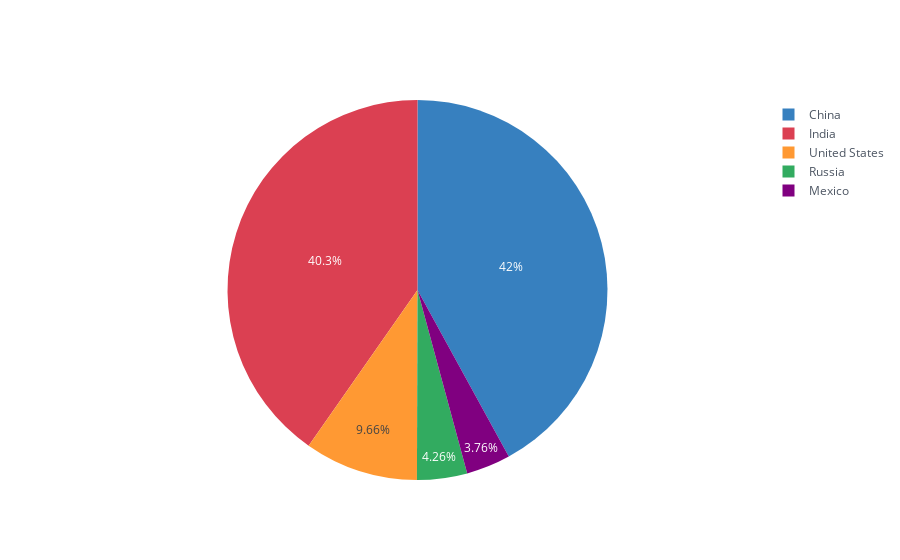

Notebook code for this chart:
### Markdown cell above
# Piechart

### Code cell
df_population_2020 = df_population_2020.reset_index()
df_population_2020 = df_population_2020.rename(columns={2020:'2020'})

df_population_2020.iplot(kind='pie', labels='country', values='2020')

### Figure 1 — Plotly figure (JSON) as saved in the notebook; plotly's stock layout.template omitted (floating-point values rounded to 4 significant figures)
{"data": [{"labels": ["United States", "China", "Russia", "Mexico", "India"], "marker": {"colors": ["rgba(255, 153, 51, 1.0)", "rgba(55, 128, 191, 1.0)", "rgba(50, 171, 96, 1.0)", "rgba(128, 0, 128, 1.0)", "rgba(219, 64, 82, 1.0)"]}, "name": "", "type": "pie", "values": [331002651, 1439323776, 145934462, 128932753, 1380004385]}], "layout": {"autosize": true, "legend": {"bgcolor": "#FFFFFF", "font": {"color": "#4D5663"}}, "paper_bgcolor": "#FFFFFF", "plot_bgcolor": "#FFFFFF", "title": {"font": {"color": "#4D5663"}}}}
